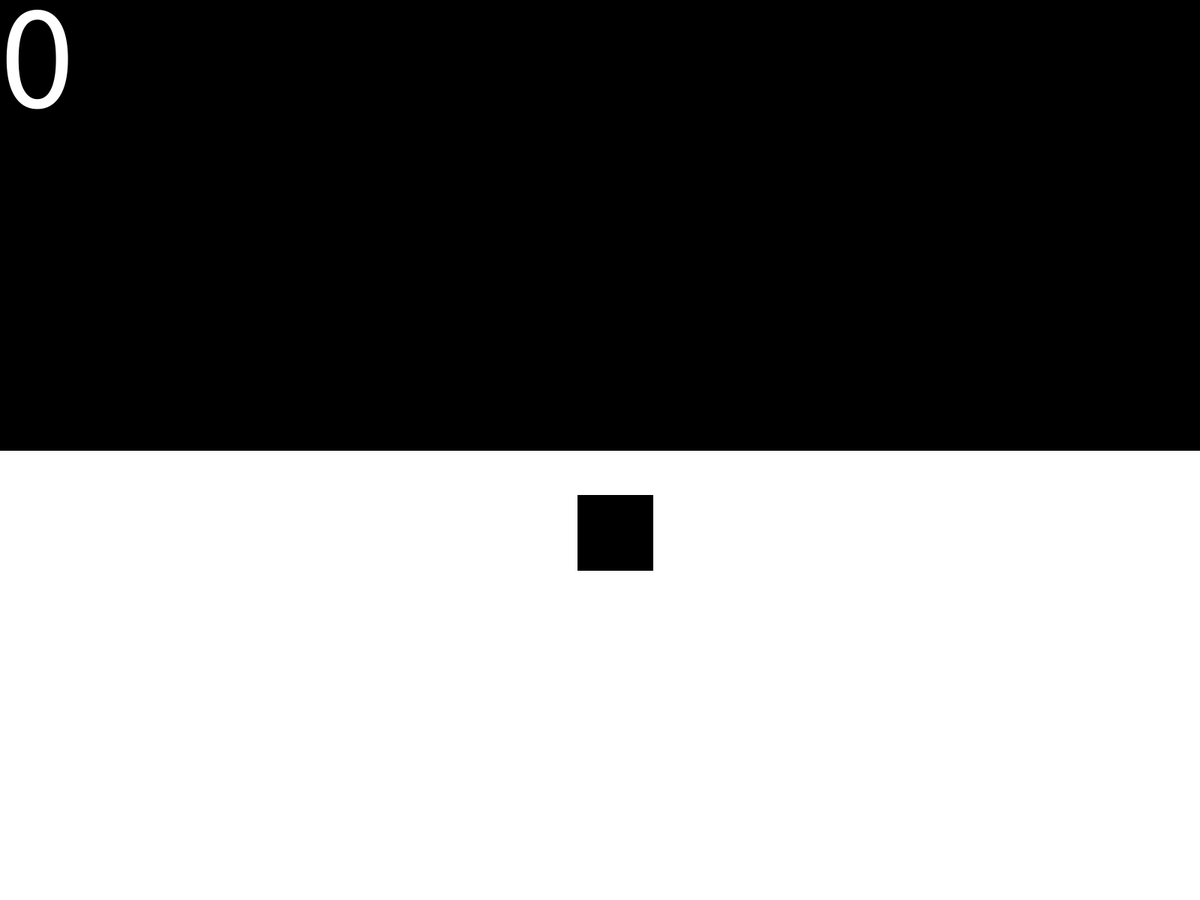
Frame 1 (no input)
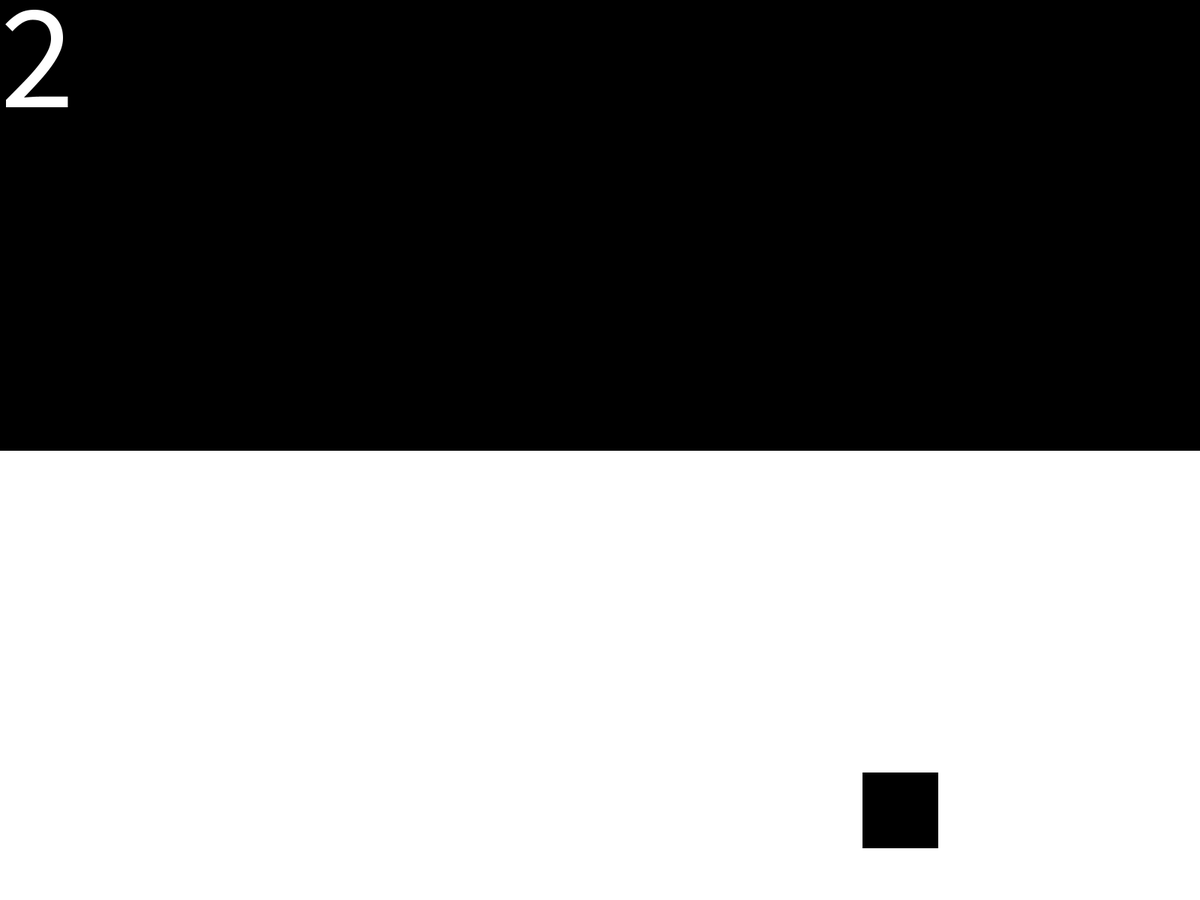
Frame 60 (the mouse pressed at the canvas centre just before this capture)
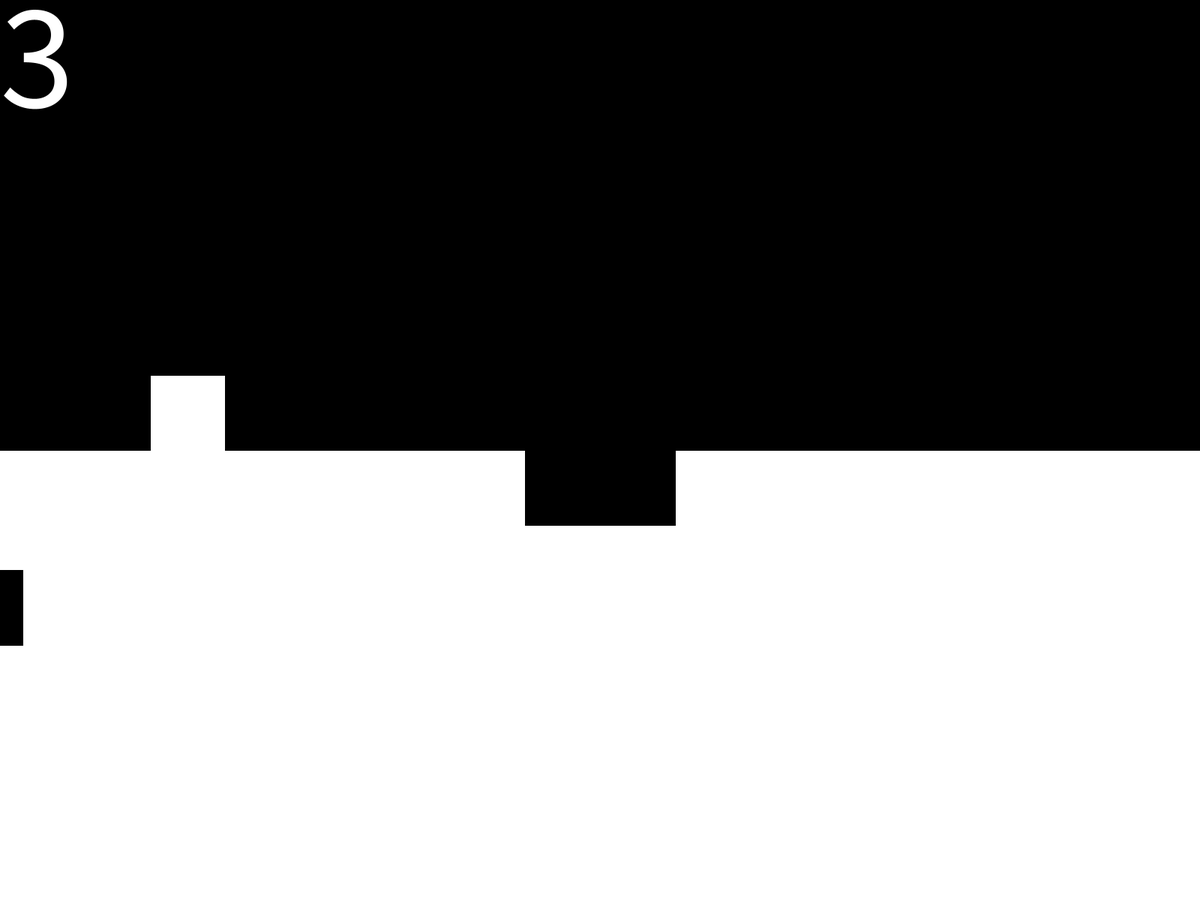
Frame 120 (the mouse held since frame 60 and released just before this capture)

The Processing sketch that drew these frames (run headless with seeded random() and noise(); from frame 60 on, the mouse is pressed at the canvas centre):

// Processing sketch: Speed_Block_Breaker_Game
// ── Speed_Block_Breaker_Game.pde
Ball ball;
ArrayList<Block> blocks = new ArrayList<Block>();
int bs = 100;//block size
int ni, nj;

void setup(){
  fullScreen();
  //size(1000, 1000);
  ball = new Ball(new PVector(width/2, height/2+bs+EPSILON), new PVector(20, 10), bs/2);
  ni = width/bs;
  nj = height/2/bs;
  for(int i=0; i<ni; i++){
    for(int j=0; j<nj; j++){
      blocks.add(new Block(new PVector(i*bs+bs/2, j*bs+bs/2), bs/2, true));
    }
  }
}

void draw(){
  background(255);
  fill(0);
  ball.update(blocks);
  ball.show();
  for(Block block : blocks){
    block.show();
  }
  int second = millis()/1000;
  fill(255);
  textSize(200);
  textAlign(LEFT, TOP);
  text(second, 0, 0);
}

void mousePressed(){
  blocks.add(new Block(new PVector(mouseX, mouseY), bs, true));
}

// ── Ball.pde
class Ball{
  PVector pos, vel = new PVector();
  float r;
  
  Ball(PVector pos, PVector vel, float r){
    this.pos = pos;
    this.vel = vel;
    this.r = r;
  }
  
  void update(ArrayList<Block> blocks){
    if(pos.x < 0 || pos.x > width){vel.x = -vel.x;pos.add(vel);}
    if(pos.y < 0 || pos.y > height){vel.y = -vel.y;pos.add(vel);}
    for(Block block : blocks){
      if(block.broken == false){
        float dstx = abs(pos.x - block.pos.x);
        float dsty = abs(pos.y - block.pos.y);
        boolean inside = block.isInside(this);
        if(inside)block.broken = true && block.breakable;
        if(inside && dsty < dstx){vel.x = -vel.x;pos.add(vel);}
        if(inside && dstx <= dsty){vel.y = -vel.y;pos.add(vel);}
      }
    }
    pos.add(vel);
  }
  
  void show(){
    rect(pos.x-r, pos.y-r, r*2, r*2);
  }
}

// ── Block.pde
class Block{
  PVector pos;
  float r;
  boolean breakable;
  boolean broken;
  
  Block(PVector pos, float r, boolean breakable){
    this.pos = pos;
    this.r = r;
    this.breakable = breakable;
  }
  
  boolean isInside(Ball ball){
    float dstx = abs(pos.x - ball.pos.x);
    float dsty = abs(pos.y - ball.pos.y);
    float d = (ball.r+r);
    return dstx < d && dsty < d;
  }
  
  void show(){
    if(!broken)rect(pos.x-r, pos.y-r, r*2, r*2);
  }
}
